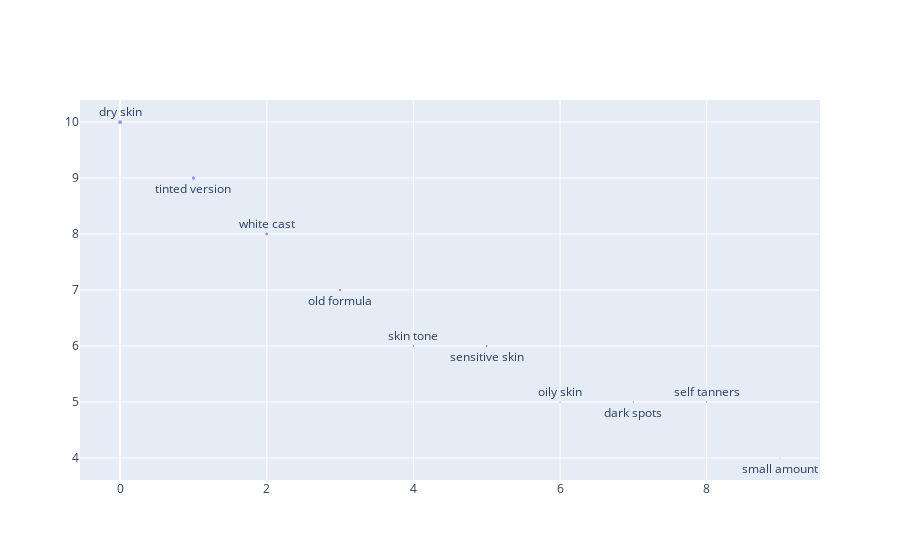

Notebook cell for this chart:
### Code cell
delete_words = ['types', 'skinstore', 'fines', '/', 'product', 'lines', 'cream', 'sun', 'sunscreen', 'first', 'hopes', 'little']
con_noun_chunk = nlpshortcut.chunk_generator(con_review, delete_words, bubbleplot = True)

### Figure 1 — Plotly figure (JSON) as saved in the notebook; plotly's stock layout.template omitted (floating-point values rounded to 4 significant figures)
{"data": [{"marker": {"size": [5, 4.5, 4, 3.5, 3, 3, 2.5, 2.5, 2.5, 2]}, "mode": "markers", "type": "scatter", "x": [0, 1, 2, 3, 4, 5, 6, 7, 8, 9], "y": [10, 9, 8, 7, 6, 6, 5, 5, 5, 4]}], "layout": {"annotations": [{"showarrow": false, "text": "dry skin", "x": 0, "xanchor": "center", "y": 10, "yanchor": "bottom"}, {"showarrow": false, "text": "tinted version", "x": 1, "xanchor": "center", "y": 9, "yanchor": "top"}, {"showarrow": false, "text": "white cast", "x": 2, "xanchor": "center", "y": 8, "yanchor": "bottom"}, {"showarrow": false, "text": "old formula", "x": 3, "xanchor": "center", "y": 7, "yanchor": "top"}, {"showarrow": false, "text": "skin tone", "x": 4, "xanchor": "center", "y": 6, "yanchor": "bottom"}, {"showarrow": false, "text": "sensitive skin", "x": 5, "xanchor": "center", "y": 6, "yanchor": "top"}, {"showarrow": false, "text": "oily skin", "x": 6, "xanchor": "center", "y": 5, "yanchor": "bottom"}, {"showarrow": false, "text": "dark spots", "x": 7, "xanchor": "center", "y": 5, "yanchor": "top"}, {"showarrow": false, "text": "self tanners", "x": 8, "xanchor": "center", "y": 5, "yanchor": "bottom"}, {"showarrow": false, "text": "small amount", "x": 9, "xanchor": "center", "y": 4, "yanchor": "top"}]}}
